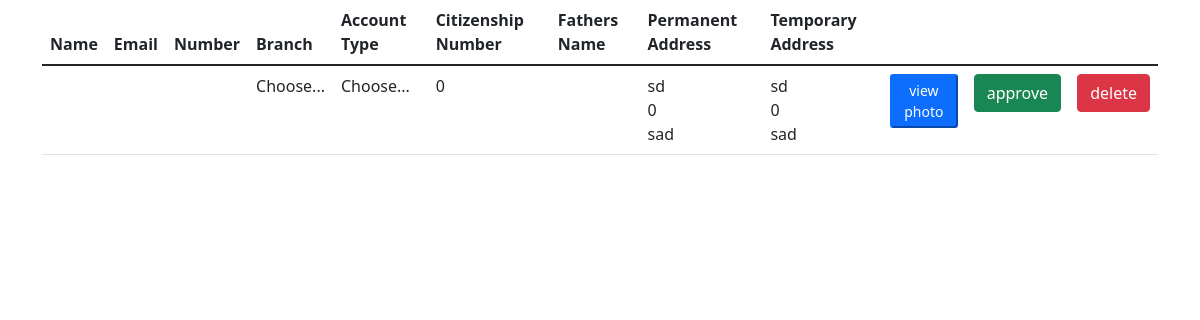
Page /unverified.php on the committed database.
### tables this page shows
CREATE TABLE `unverifiedaccount` (
  `id` int(11) NOT NULL,
  `firsname` varchar(255) NOT NULL,
  `middlename` varchar(244) DEFAULT NULL,
  `lastname` varchar(255) NOT NULL,
  `curentnumber` varchar(120) NOT NULL,
  `email` varchar(256) NOT NULL,
  `fathername` varchar(255) NOT NULL,
  `citizenship` varchar(120) NOT NULL,
  `citizennumber` int(255) NOT NULL,
  `fathercitizenship` varchar(255) NOT NULL,
  `dob` date NOT NULL,
  `recentphoto` varchar(255) NOT NULL,
  `profession` varchar(255) NOT NULL,
  `sourceofincome` varchar(255) NOT NULL,
  `branch` varchar(255) NOT NULL,
  `accountype` varchar(255) NOT NULL,
  `permanentprovince` varchar(255) NOT NULL,
  `permanentdistrict` varchar(255) NOT NULL,
  `permanentmun` varchar(255) NOT NULL,
  `permanentward` int(255) NOT NULL,
  `permanenttole` varchar(255) NOT NULL,
  `temporaryprovince` varchar(255) NOT NULL,
  `temporarydistrict` varchar(255) NOT NULL,
  `temporarymun` varchar(255) NOT NULL,
  `temporaryward` int(255) NOT NULL,
  `temporarytole` varchar(255) NOT NULL,
  `ibank` varchar(255) NOT NULL DEFAULT 'no'
);

### unverified.php (the view, shortened to what this page needs)
<!DOCTYPE html>
<html lang="en">
<head>
    <link href="https://cdn.jsdelivr.net/npm/bootstrap@5.1.3/dist/css/bootstrap.min.css" rel="stylesheet">
  </head>
<body>
  <div class="container overflow-auto" >
<table class="table">
        <thead>
          <tr>
            <th scope="col">Name</th>
            <th scope="col">Email</th>
            <th scope="col">Number</th>
            <th scope="col">Branch</th>
            <th scope="col">Account Type</th>
            <th scope="col">Citizenship Number</th>
            <th scope="col">Fathers Name</th>
            <th scope="col">Permanent Address</th>
            <th scope="col">Temporary Address</th>
          </tr>
        </thead>
        <tbody>
        <?php
          include 'connect.php';
          $sql="SELECT * FROM unverifiedaccount";
          $res=$conn->query($sql);
          if($res){
            while($row=$res->fetch_assoc()){
                ?>
                <tr>
                <td><?php echo $row["firsname"]?> <br> <?php echo $row["middlename"]?> <br> <?php echo $row["lastname"]?></td>
                <td><?php echo $row["email"]?></td>
                <td><?php echo $row["curentnumber"]?></td>
                <td><?php echo $row["branch"]?></td>
                <td><?php echo $row["accountype"]?></td>
                <td><?php echo $row["citizennumber"]?></td>
                <td><?php echo $row["fathername"]?></td>
                <td><?php echo $row["permanentmun"]?></br> <?php echo $row["permanentward"]?></br> <?php echo $row["permanenttole"]?></td>
                <td><?php echo $row["temporarymun"]?></br> <?php echo $row["temporaryward"]?></br> <?php echo $row["temporarytole"]?></td>
                <td><button type="button" class="btn-sm btn-primary" data-bs-toggle="modal" data-bs-target="#exampleModal">
    view photo
  </button></td>
                <td><button class="btn btn-success "><a href="approve.php?id=<?php echo $row["id"];?>" >approve</button></td>
                <td><button class="btn btn-danger "><a href="deletebackend.php?id=<?php echo $row["id"];?>" >delete</button></td>
              </tr>
          </div>
              <?php
              }
            }
            ?>
</body>
</html>

### unverified.php (style rules this page uses)
a { text-decoration:none; color:white; }

### rows in the picture
unverifiedaccount: branch "Choose...", accountype "Choose...", citizennumber "0", permanentmun "sd", permanentward "0", permanenttole "sad", temporarymun "sd", temporaryward "0", temporarytole "sad"
